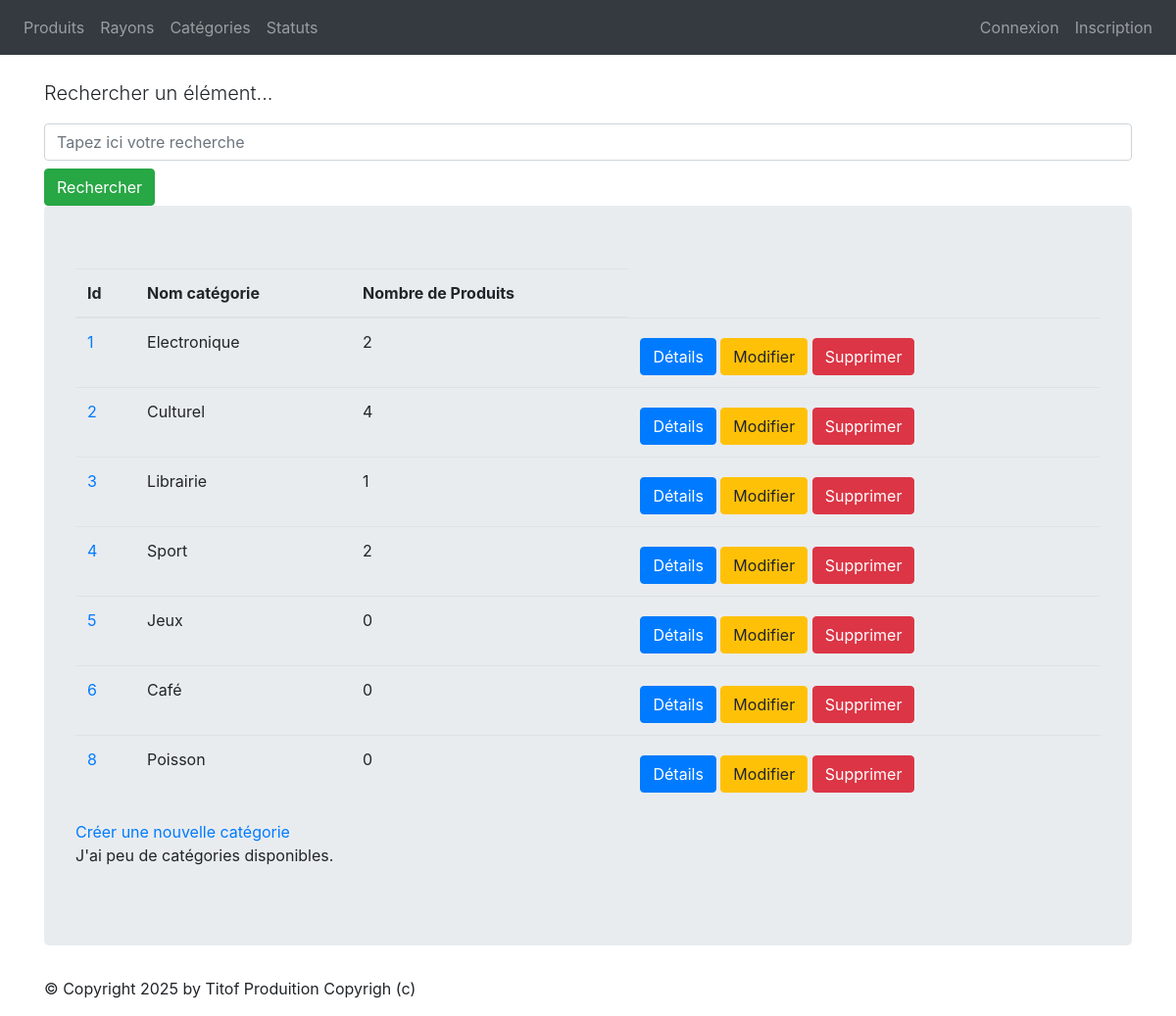
The app's page /monApp/categories/ with its own data.
### monApp/models.py (models this page shows, shortened)
class Categorie(models.Model):
    idCat = models.AutoField(primary_key=True)
    nomCat = models.CharField(max_length=100)

### monApp/views.py (the view)
# urls.py: path("categories/", views.CategorieListView.as_view(), name="list_categories"),
class CategorieListView(ListView):
    model = Categorie
    template_name = "list_categories.html"
    context_object_name = "ctgrs"
    def get_queryset(self):
        query = self.request.GET.get('search')
        if query:
            return Categorie.objects.filter(nomCat__icontains=query).annotate(nb_produits=Count('produits_categorie'))
        return Categorie.objects.annotate(nb_produits=Count('produits_categorie'))
    def get_context_data(self, **kwargs):
        context = super(CategorieListView, self).get_context_data(**kwargs)
        context['titremenu'] = "Liste de mes catégories"
        return context

### monApp/templates/list_categories.html
{% extends 'recherche.html' %}
{% block content %}
<table class="table">
    <thead>
        <th>Id</th>
        <th>Nom catégorie</th>
        <th>Nombre de Produits</th>
    </thead>
    <tbody>
    {% for ctgr in ctgrs %}
    <tr>
        <td><a href="{% url 'dtl_categorie' ctgr.idCat %}">{{ ctgr.idCat }}</a></td>
        <td>{{ ctgr.nomCat }} </td>
        <td>{{ ctgr.nb_produits }} </td>
        <td>
        <a href="{% url 'dtl_categorie' ctgr.idCat %}" class="btn btn-primary mt-2">Détails</a>
        <a href="{% url 'cat_chng' ctgr.idCat %}" class="btn btn-warning mt-2">Modifier</a>
        <a href="{% url 'cat_del' ctgr.idCat %}" class="btn btn-danger mt-2">Supprimer</a>
        </td>
    </tr>
    {% endfor %}
    </tbody>
</table>
<a href="{% url 'crt_cat' %}">Créer une nouvelle catégorie</a>
<p>
J'ai
{% if cats|length < 5 %}
    peu de
{% elif cats|length < 10 %}
    quelques
{% else %}
    beaucoup de
{% endif %}
catégories disponibles.
</p>
{% endblock %}

### records on screen
Categorie: idCat "1", nomCat "Electronique", nb_produits "2"
Categorie: idCat "2", nomCat "Culturel", nb_produits "4"
Categorie: idCat "3", nomCat "Librairie", nb_produits "1"
Categorie: idCat "4", nomCat "Sport", nb_produits "2"
Categorie: idCat "5", nomCat "Jeux", nb_produits "0"
Categorie: idCat "6", nomCat "Café", nb_produits "0"
Categorie: idCat "8", nomCat "Poisson", nb_produits "0"
